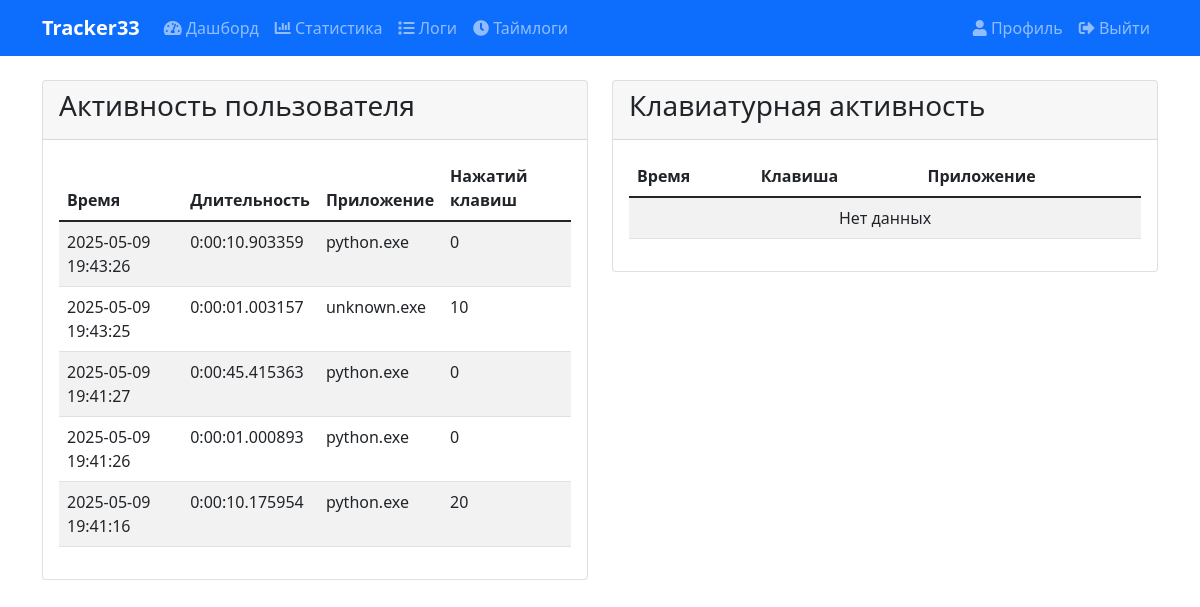
/api/logs/ (signed in), run on an earlier commit of the app's database.
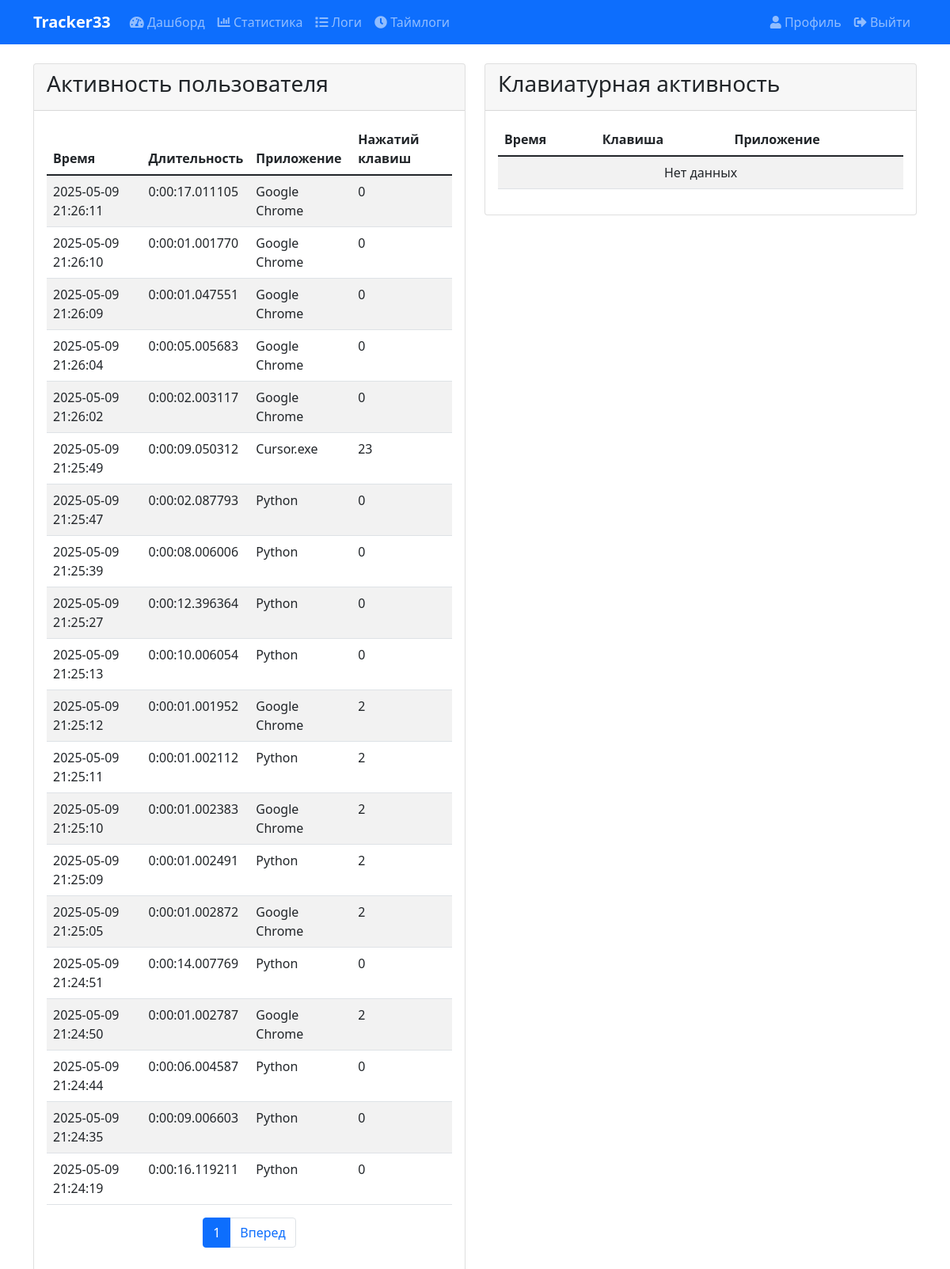
And on a later commit of the database.
### tracking/models.py (models this page shows, shortened)
class UserActivity(models.Model):
    user = models.ForeignKey(CustomUser, on_delete=models.CASCADE, verbose_name='Пользователь')
    application = models.ForeignKey(Application, on_delete=models.CASCADE, verbose_name='Приложение')
    start_time = models.DateTimeField(verbose_name='Время начала')
    end_time = models.DateTimeField(verbose_name='Время окончания')
    duration = models.DurationField(verbose_name='Длительность', null=True, blank=True)
    keyboard_presses = models.IntegerField(default=0, verbose_name='Количество нажатий клавиш')
    class Meta:
        verbose_name = 'Активность пользователя'
        verbose_name_plural = 'Активности пользователей'
        indexes = [
            models.Index(fields=['user', 'start_time']),
            models.Index(fields=['user', 'end_time']),
            models.Index(fields=['application', 'start_time']),
            models.Index(fields=['application', 'end_time']),
        ]

class Application(models.Model):
    user = models.ForeignKey(CustomUser, on_delete=models.CASCADE, related_name='tracked_apps', null=True, blank=True)
    name = models.CharField(max_length=255, verbose_name='Название приложения')
    process_name = models.CharField(max_length=255, verbose_name='Имя процесса')
    is_active = models.BooleanField(default=True, verbose_name='Активно')
    is_productive = models.BooleanField(default=False, verbose_name='Полезное приложение')
    created_at = models.DateTimeField(default=timezone.now)
    updated_at = models.DateTimeField(auto_now=True)
    class Meta:
        verbose_name = 'Приложение'
        verbose_name_plural = 'Приложения'
        unique_together = ('user', 'process_name')
        ordering = ['name']
        indexes = [
            models.Index(fields=['user', 'is_active']),
            models.Index(fields=['user', 'is_productive']),
            models.Index(fields=['process_name']),
        ]

### tracking/views.py (the view)
# urls.py: path('logs/', LogsView.as_view(), name='logs'),
class LogsView(LoginRequiredMixin, ListView):
    template_name = 'logs.html'
    model = UserActivity
    context_object_name = 'activities'
    paginate_by = 20
    def get_queryset(self):
        return UserActivity.objects.filter(
            user=self.request.user
        ).order_by('-start_time')
    def get_context_data(self, **kwargs):
        context = super().get_context_data(**kwargs)
        context['keyboard_activities'] = KeyboardActivity.objects.filter(
            user=self.request.user
        ).order_by('-timestamp')[:20]
        return context

### tracking/logging.py (called while the page is built)
    @staticmethod
    def log_view_performance(view_name, response_time, status_code):
        log_data = {
            'timestamp': datetime.now().isoformat(),
            'view_name': view_name,
            'response_time': response_time,
            'status_code': status_code
        }
        performance_logger.info(json.dumps(log_data))

### templates/logs.html (shortened to what this page needs)
{% extends 'base.html' %}
{% block content %}
<div class="row">
    <div class="col-md-6">
        <div class="card">
            <div class="card-header">
                <h3 class="card-title">Активность пользователя</h3>
            </div>
            <div class="card-body">
                <div class="table-responsive">
                    <table class="table table-striped">
                        <thead>
                            <tr>
                                <th>Время</th>
                                <th>Длительность</th>
                                <th>Приложение</th>
                                <th>Нажатий клавиш</th>
                            </tr>
                        </thead>
                        <tbody>
                            {% for activity in activities %}
                            <tr>
                                <td>{{ activity.start_time|date:"Y-m-d H:i:s" }}</td>
                                <td>{{ activity.duration }}</td>
                                <td>{{ activity.application.name }}</td>
                                <td>{{ activity.keyboard_presses }}</td>
                            </tr>
                            {% empty %}
                            <tr>
                                <td colspan="4" class="text-center">Нет данных</td>
                            </tr>
                            {% endfor %}
                        </tbody>
                    </table>
                </div>
                {% if is_paginated %}
                <nav aria-label="Page navigation">
                    <ul class="pagination justify-content-center">
                        <li class="page-item active">
                            <span class="page-link">{{ page_obj.number }}</span>
                        </li>
                        {% if page_obj.has_next %}
                        <li class="page-item">
                            <a class="page-link" href="?page={{ page_obj.next_page_number }}">Вперед</a>
                        </li>
                        {% endif %}
                    </ul>
                </nav>
                {% endif %}
            </div>
        </div>
    </div>
    <div class="col-md-6">
        <div class="card">
            <div class="card-header">
                <h3 class="card-title">Клавиатурная активность</h3>
            </div>
            <div class="card-body">
                <div class="table-responsive">
                    <table class="table table-striped">
                        <thead>
                            <tr>
                                <th>Время</th>
                                <th>Клавиша</th>
                                <th>Приложение</th>
                            </tr>
                        </thead>
                        <tbody>
                            {% for activity in keyboard_activities %}
                            <tr>
                                <td>{{ activity.timestamp|date:"Y-m-d H:i:s" }}</td>
                                <td>{{ activity.key_pressed }}</td>
                                <td>{{ activity.application.name }}</td>
                            </tr>
                            {% empty %}
                            <tr>
                                <td colspan="3" class="text-center">Нет данных</td>
                            </tr>
                            {% endfor %}
                        </tbody>
                    </table>
                </div>
            </div>
        </div>
    </div>
</div>
{% endblock %}

What changed in the data, as far as the page shows it:
no longer on this page (row unchanged): UserActivity: start_time "2025-05-09 19:43:26", duration "0:00:10.903359", application.name "python.exe", keyboard_presses "0"
no longer on this page (row unchanged): UserActivity: start_time "2025-05-09 19:43:25", duration "0:00:01.003157", application.name "unknown.exe", keyboard_presses "10"
no longer on this page (row unchanged): UserActivity: start_time "2025-05-09 19:41:27", duration "0:00:45.415363", application.name "python.exe", keyboard_presses "0"
no longer on this page (row unchanged): UserActivity: start_time "2025-05-09 19:41:26", duration "0:00:01.000893", application.name "python.exe", keyboard_presses "0"
no longer on this page (row unchanged): UserActivity: start_time "2025-05-09 19:41:16", duration "0:00:10.175954", application.name "python.exe", keyboard_presses "20"
added UserActivity: start_time "2025-05-09 21:26:11", duration "0:00:17.011105", application.name "Google Chrome", keyboard_presses "0"
added UserActivity: start_time "2025-05-09 21:26:10", duration "0:00:01.001770", application.name "Google Chrome", keyboard_presses "0"
added UserActivity: start_time "2025-05-09 21:26:09", duration "0:00:01.047551", application.name "Google Chrome", keyboard_presses "0"
added UserActivity: start_time "2025-05-09 21:26:04", duration "0:00:05.005683", application.name "Google Chrome", keyboard_presses "0"
added UserActivity: start_time "2025-05-09 21:26:02", duration "0:00:02.003117", application.name "Google Chrome", keyboard_presses "0"
added UserActivity: start_time "2025-05-09 21:25:49", duration "0:00:09.050312", application.name "Cursor.exe", keyboard_presses "23"
added UserActivity: start_time "2025-05-09 21:25:47", duration "0:00:02.087793", application.name "Python", keyboard_presses "0"
added UserActivity: start_time "2025-05-09 21:25:39", duration "0:00:08.006006", application.name "Python", keyboard_presses "0"
added UserActivity: start_time "2025-05-09 21:25:27", duration "0:00:12.396364", application.name "Python", keyboard_presses "0"
added UserActivity: start_time "2025-05-09 21:25:13", duration "0:00:10.006054", application.name "Python", keyboard_presses "0"
added UserActivity: start_time "2025-05-09 21:25:12", duration "0:00:01.001952", application.name "Google Chrome", keyboard_presses "2"
added UserActivity: start_time "2025-05-09 21:25:11", duration "0:00:01.002112", application.name "Python", keyboard_presses "2"
added UserActivity: start_time "2025-05-09 21:25:10", duration "0:00:01.002383", application.name "Google Chrome", keyboard_presses "2"
added UserActivity: start_time "2025-05-09 21:25:09", duration "0:00:01.002491", application.name "Python", keyboard_presses "2"
added UserActivity: start_time "2025-05-09 21:25:05", duration "0:00:01.002872", application.name "Google Chrome", keyboard_presses "2"
added UserActivity: start_time "2025-05-09 21:24:51", duration "0:00:14.007769", application.name "Python", keyboard_presses "0"
added UserActivity: start_time "2025-05-09 21:24:50", duration "0:00:01.002787", application.name "Google Chrome", keyboard_presses "2"
added UserActivity: start_time "2025-05-09 21:24:44", duration "0:00:06.004587", application.name "Python", keyboard_presses "0"
added UserActivity: start_time "2025-05-09 21:24:35", duration "0:00:09.006603", application.name "Python", keyboard_presses "0"
added UserActivity: start_time "2025-05-09 21:24:19", duration "0:00:16.119211", application.name "Python", keyboard_presses "0"
Also different on the page:
{{ page_obj.number }}: (not shown) → "1"
text now shown: "Вперед"
